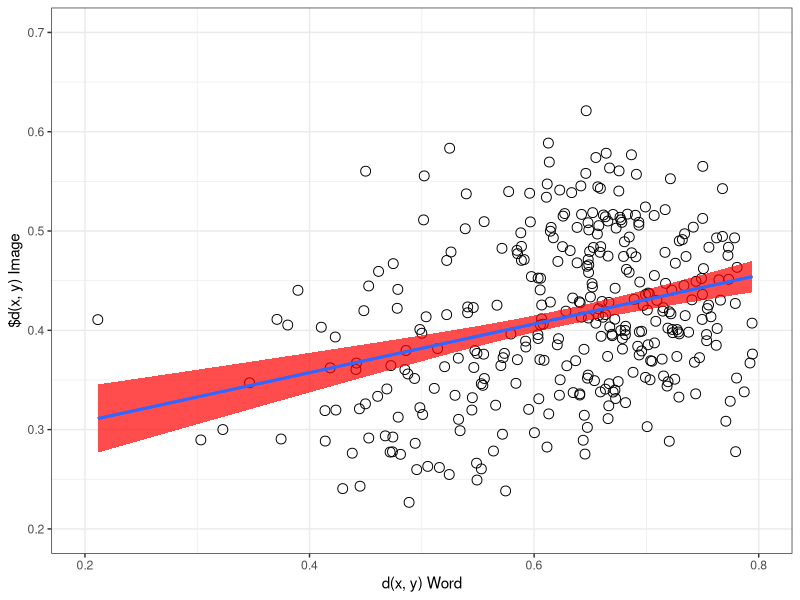
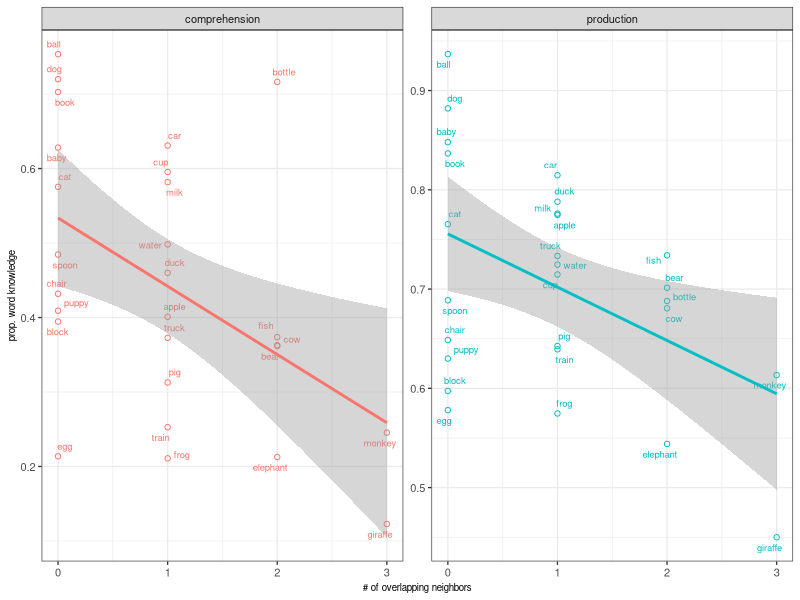

The R script that drew these images, in order: (Note: this script raises an error after producing the figures.)
## ---- chunk 1
rm(list=ls())
knitr::opts_chunk$set(fig.width=3, fig.height=3, fig.crop = F, fig.pos = "tb", fig.path='figs/',
                      echo=F, warning=F, cache=F, message=F, sanitize = T)
## ---- chunk 2
library(png)
library(grid)
library(ggplot2)
library(xtable)
library(tidyverse)
library(ggpubr)
library(broom)
library(ggrepel)
library(forcats)
# library(latex2exp)
## ---- chunk 3
animate <- c("puppy", "duck", "elephant", "pig", "monkey", "giraffe",
             "bear", "baby", "fish", "frog", "cow", "dog", "cat")
words27 <-  read_csv("data/pairwise_distances.csv") %>% distinct(word)
combo <- read_csv("data/pairwise_distances.csv") %>%
  unite(pair, X1, word, remove = T) %>% 
  distinct(cos_word,.keep_all = T)
#eb this gets rid of our redundancy issues
wb_prod <- read_csv("data/wordbank_production.csv") %>%  
   mutate(definition = forcats::fct_recode(definition,
    "fish"    = "fish (animal)",
    "water"   = "water (beverage)")) %>% 
  filter(definition%in%words27$word) %>% 
  mutate(animate = ifelse(definition %in% animate, "animate", "inanimate"))

wb_comp <- read_csv("data/wordbank_comprehension.csv") %>%
     mutate(definition = forcats::fct_recode(definition,
    "fish"    = "fish (animal)",
    "water"   = "water (beverage)")) %>% 
  filter(definition%in%words27$word) %>% 
    mutate(animate = ifelse(definition %in% animate, "animate", "inanimate"))
overlap_ratios <- read_csv("data/overlap_table_central.csv") %>% 
  mutate(animate = ifelse(word %in% animate, T, F))
overlap_ratios_random <- read_csv("data/overlap_table_RANDOM.csv")
# fix water picture in img space
neighbor_counts <- read_csv("data/neighbor_counts_central.csv") %>% 
  rename(definition = word)

neighbor_counts_random <- read_csv("data/neighbor_counts_RANDOM.csv") %>% 
  rename(definition = word)

stimuli_counts <- read_csv("python/stimuli_counts.csv")
## ---- chunk 4
perf <- read_csv("python/classify_performance.csv")
top_1_perf = sum(perf$top_1)/length(perf$top_1)
top_5_perf = sum(perf$top_5)/length(perf$top_5)
## ---- chunk 5
pairwise_corr <- cor.test(combo$cos_img, combo$cos_word, conf.int=T) %>% tidy()

pairwise_corr_string <- sprintf("$R = %0.2f$, $p < %1.2g$", pairwise_corr$estimate, pairwise_corr$p.value)
## ---- chunk 6

shapiro.test(overlap_ratios$overlap_ratio)#almost normal
overlap_wilcox <- wilcox.test(overlap_ratios$overlap_ratio, conf.int=T)# significantly different from chance
#even with correction, both animate and animate overlaps>0, not different from each other
# wilcox.test(subset(overlap_ratios, animate==F)$overlap_ratio)
# wilcox.test(subset(overlap_ratios, animate==T)$overlap_ratio)
# wilcox.test(subset(overlap_ratios, animate==T)$overlap_ratio,
#             subset(overlap_ratios, animate==F)$overlap_ratio)

shapiro.test(overlap_ratios_random$overlap_ratio)#almost normal
#eb: uh no it's not
overlap_wilcox_random <- wilcox.test(overlap_ratios_random$overlap_ratio, conf.int=T)
# overlap_wilcox
# overlap_wilcox_random
# 
#eb: this one is key: it's significantly smaller with random (but needs to be a paired test)
overlap_wilcox_compwithrandom<-wilcox.test(overlap_ratios$overlap_ratio, overlap_ratios_random$overlap_ratio, conf.int=T, paired=T)

## ---- chunk 7
ggplot(combo, aes(cos_word, cos_img))+
  geom_point(size=3, shape =1)+
  geom_smooth(method="lm", aes(group=1), show.legend=F, fill ="red", alpha = .7)+
  geom_smooth(method="lm", aes(group=1), se=F)+ # this second line is to trick ggplot into not putting the gray fill in the boxes in the legend (coming from the standard error in the first line)
  theme_bw()+
  xlab("d(x, y) Word")+
  ylab("$d(x, y) Image")+
  xlim(0.2,0.80)+
  ylim(0.2,0.7)+
  theme(legend.position="bottom", 
        legend.title = element_blank(), 
        legend.text = element_text(size=7), 
        legend.key.width = unit(0.4, "cm"),
        legend.key = element_rect(fill = 'white', size = 0.1)
        )

cap <- sprintf("Relative cosine distance between points in word-space (x-axis) and image-space (y-axis), for each item pair. Fitted line reflects linear fit with SE ($R = %0.2f$, $p < .001$).", pairwise_corr$estimate, pairwise_corr$p.value)
## ---- chunk 8
wb_prod_long <- wb_prod %>% 
  gather(`16`:`30`, value = 'mean_prop_prod', key = "month")
wb_comp_long <- wb_comp %>% 
  gather(`8`:`18`, value = 'mean_prop_comp', key = "month")
wb_prod_long_allmonths <- wb_prod_long %>% 
  group_by(definition, animate) %>% 
  summarise(overall_prop_prod = mean(mean_prop_prod)) %>% 
  left_join(neighbor_counts) %>% 
  mutate(totalneighbors = (image_count+word_count)-overlap_count,
         overlapratio = overlap_count/totalneighbors)

wb_comp_long_allmonths <- wb_comp_long %>% 
  group_by(definition, animate) %>% 
  summarise(overall_prop_comp = mean(mean_prop_comp)) %>% 
  left_join(neighbor_counts) %>% 
  mutate(totalneighbors = (image_count+word_count)-overlap_count,
         overlapratio = overlap_count/totalneighbors)

prod_overlap_corr <- cor.test(wb_prod_long_allmonths$overall_prop_prod, wb_prod_long_allmonths$overlap_count, conf.int=T) %>% tidy()
comp_overlap_corr <- cor.test(wb_comp_long_allmonths$overall_prop_comp, wb_comp_long_allmonths$overlap_count, conf.int=T) %>% tidy()

wb_all<- wb_comp_long_allmonths %>% 
  left_join(wb_prod_long_allmonths) %>% 
  gather(c(overall_prop_comp, overall_prop_prod), value = prop_kids, key = comp_prod ) %>% 
  mutate(comp_prod = fct_recode(comp_prod,
    "production" = "overall_prop_prod",
    "comprehension" = "overall_prop_comp"
  ))

write.csv(wb_all, "overlap_correlations.csv")

# cor.test(wb_all$overlap_count, wb_all$prop_kids) # correlation
## ---- chunk 9

ggplot(wb_all, aes(overlap_count,prop_kids, color = comp_prod))+
  geom_point(shape=1)+
  geom_text_repel(aes(label = definition), size=2.4, force=2)+
  facet_wrap(~comp_prod, scales = "free_y")+
  stat_smooth(method = "lm")+
  theme_bw(base_size = 10)+
  theme(axis.title=element_text(size=7))+
  guides(colour = "none")+
  xlab("# of overlapping neighbors")+
  ylab("prop. word knowledge")

cap <- "Proportion of children in WordBank reported to understand (left, 8-18mo.average) or produce (right, 16-30mo. average) the 27 items, as a function of number of overlapping (image and word) neighborsf. Lines indicates linear fit with SE CIs (both R$>$-.45, p$<$.05)."
## ---- chunk 10
wb_prod_long <- wb_prod %>% 
  gather(`16`:`30`, value = 'mean_prop_prod', key = "month")
wb_comp_long <- wb_comp %>% 
  gather(`8`:`18`, value = 'mean_prop_comp', key = "month")
wb_prod_long_allmonths_random <- wb_prod_long %>% 
  group_by(definition, animate) %>% 
  summarise(overall_prop_prod = mean(mean_prop_prod)) %>% 
  left_join(neighbor_counts_random) %>% 
  mutate(totalneighbors = (image_count+word_count)-overlap_count,
         overlapratio = overlap_count/totalneighbors)

wb_comp_long_allmonths_random <- wb_comp_long %>% 
  group_by(definition, animate) %>% 
  summarise(overall_prop_comp = mean(mean_prop_comp)) %>% 
  left_join(neighbor_counts_random) %>% 
  mutate(totalneighbors = (image_count+word_count)-overlap_count,
         overlapratio = overlap_count/totalneighbors)

prod_overlap_corr_random <- cor.test(wb_prod_long_allmonths_random$overall_prop_prod, wb_prod_long_allmonths_random$overlap_count, conf.int=T) %>% tidy()
comp_overlap_corr_random <- cor.test(wb_comp_long_allmonths_random$overall_prop_comp, wb_comp_long_allmonths_random$overlap_count, conf.int=T) %>% tidy()

wb_all_random<- wb_comp_long_allmonths_random %>% 
  left_join(wb_prod_long_allmonths_random) %>% 
  gather(c(overall_prop_comp, overall_prop_prod), value = prop_kids, key = comp_prod ) %>% 
  mutate(comp_prod = fct_recode(comp_prod,
    "production" = "overall_prop_prod",
    "comprehension" = "overall_prop_comp"
  ))


# cor.test(wb_all_random$overlap_count, wb_all_random$prop_kids) # no correlation with random vecs
# cor.test(wb_all$overlap_count, wb_all$prop_kids) # correlation
## ---- chunk 11
knitr::include_graphics('data/overlap_table_formatted2.png')
cap <- "Neighbors in image- and word-space. Overlapping neighbors are in bold and red; italicised words are image-neighbors only, underlined words are word-neighbors only. Overlap ratio reflects shared over total neighbors."
## ---- chunk 12
# References will be generated automatically by Pandoc and included here.
# The following code is some latex to format the bibliography. Do not remove it.
